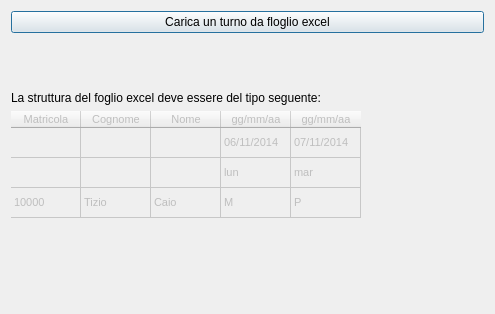
<?xml version="1.0" encoding="UTF-8"?>
<ui version="4.0">
 <class>formCaricaTurnoDaExcel</class>
 <widget class="QWidget" name="formCaricaTurnoDaExcel">
  <property name="geometry">
   <rect>
    <x>0</x>
    <y>0</y>
    <width>495</width>
    <height>314</height>
   </rect>
  </property>
  <property name="sizePolicy">
   <sizepolicy hsizetype="Preferred" vsizetype="Preferred">
    <horstretch>0</horstretch>
    <verstretch>0</verstretch>
   </sizepolicy>
  </property>
  <property name="minimumSize">
   <size>
    <width>495</width>
    <height>314</height>
   </size>
  </property>
  <property name="maximumSize">
   <size>
    <width>495</width>
    <height>314</height>
   </size>
  </property>
  <property name="windowTitle">
   <string>Carica turno da foglio excel.</string>
  </property>
  <layout class="QGridLayout" name="gridLayout">
   <item row="0" column="0">
    <widget class="QPushButton" name="pbCaricaTurnoDaExcel">
     <property name="text">
      <string>Carica un turno da floglio excel</string>
     </property>
     <property name="autoDefault">
      <bool>true</bool>
     </property>
     <property name="default">
      <bool>true</bool>
     </property>
    </widget>
   </item>
   <item row="2" column="0">
    <widget class="QLabel" name="label">
     <property name="text">
      <string>La struttura del foglio excel deve essere del tipo seguente:</string>
     </property>
    </widget>
   </item>
   <item row="3" column="0">
    <widget class="QTableWidget" name="tableWidget">
     <property name="enabled">
      <bool>false</bool>
     </property>
     <property name="sizePolicy">
      <sizepolicy hsizetype="Preferred" vsizetype="Preferred">
       <horstretch>0</horstretch>
       <verstretch>0</verstretch>
      </sizepolicy>
     </property>
     <property name="font">
      <font>
       <pointsize>8</pointsize>
      </font>
     </property>
     <property name="frameShape">
      <enum>QFrame::NoFrame</enum>
     </property>
     <property name="frameShadow">
      <enum>QFrame::Plain</enum>
     </property>
     <attribute name="horizontalHeaderDefaultSectionSize">
      <number>70</number>
     </attribute>
     <attribute name="horizontalHeaderStretchLastSection">
      <bool>false</bool>
     </attribute>
     <attribute name="verticalHeaderVisible">
      <bool>false</bool>
     </attribute>
     <row>
      <property name="text">
       <string>11000</string>
      </property>
     </row>
     <row>
      <property name="text">
       <string>New Row</string>
      </property>
     </row>
     <row>
      <property name="text">
       <string>Caio</string>
      </property>
     </row>
     <column>
      <property name="text">
       <string>Matricola</string>
      </property>
     </column>
     <column>
      <property name="text">
       <string>Cognome</string>
      </property>
     </column>
     <column>
      <property name="text">
       <string>Nome</string>
      </property>
     </column>
     <column>
      <property name="text">
       <string>gg/mm/aa</string>
      </property>
     </column>
     <column>
      <property name="text">
       <string>gg/mm/aa</string>
      </property>
     </column>
     <item row="0" column="0">
      <property name="text">
       <string/>
      </property>
     </item>
     <item row="0" column="3">
      <property name="text">
       <string>06/11/2014</string>
      </property>
     </item>
     <item row="0" column="4">
      <property name="text">
       <string>07/11/2014</string>
      </property>
     </item>
     <item row="1" column="3">
      <property name="text">
       <string>lun</string>
      </property>
     </item>
     <item row="1" column="4">
      <property name="text">
       <string>mar</string>
      </property>
     </item>
     <item row="2" column="0">
      <property name="text">
       <string>10000</string>
      </property>
     </item>
     <item row="2" column="1">
      <property name="text">
       <string>Tizio</string>
      </property>
     </item>
     <item row="2" column="2">
      <property name="text">
       <string>Caio</string>
      </property>
     </item>
     <item row="2" column="3">
      <property name="text">
       <string>M</string>
      </property>
     </item>
     <item row="2" column="4">
      <property name="text">
       <string>P</string>
      </property>
     </item>
    </widget>
   </item>
   <item row="1" column="0">
    <spacer name="verticalSpacer">
     <property name="orientation">
      <enum>Qt::Vertical</enum>
     </property>
     <property name="sizeHint" stdset="0">
      <size>
       <width>20</width>
       <height>40</height>
      </size>
     </property>
    </spacer>
   </item>
  </layout>
 </widget>
 <resources/>
 <connections/>
</ui>
